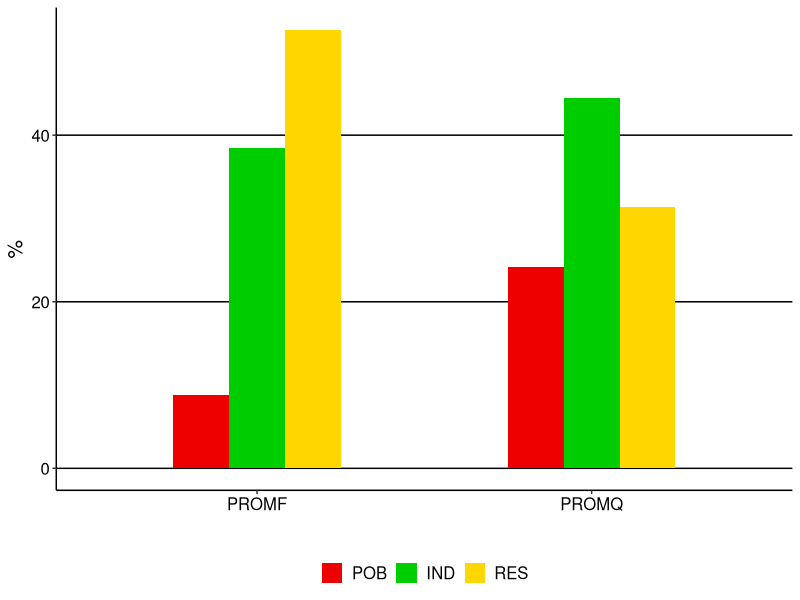

This chart was generated by the following R code:
## ---- chunk 1
knitr::opts_chunk$set(warning = FALSE, message = FALSE, echo = FALSE)



## ---- chunk 2
knitr::opts_chunk$set(warning = FALSE, message = FALSE, echo = FALSE)

library(readxl)
varia<- read_excel("database.xlsx", sheet="V ICC")
library(dplyr)
varia<-arrange(varia, ID)
varia$TYPE<-as.factor(varia$TYPE)
varia$VR<-as.factor(varia$VR)
varia$LEVEL<-factor(varia$LEVEL,levels=c("POB", "IND","RES"))
# varia$VR<-factor(varia$VR,levels=c("AAO", "PHE","CLO B","CAR", "CLO A","PROMQ","TTA", "TSS","TTA/ TSS","PFD", "FFW","DFW","EFD", "PROMF","DSW","SN"))

# library(Rmisc)
# resvaria <- summarySE(varia, measurevar="PORC", groupvars=c("REG","ACC"))
# resvaria

library(ggplot2)
vargg1<-ggplot(varia, aes(x=VR,y=PORC,fill=LEVEL))+
  stat_summary(fun = "mean", size = 1, geom = "bar",position="dodge", width=0.5) +
  labs(x="", y="%")+
  # facet_grid(TYPE~.)+
  theme_classic()+
  theme(plot.title = element_text(hjust = 0.5, size = rel(1.5))) +
  scale_fill_manual(values = c("red2","green3","gold")) +
  theme(legend.title=element_blank())+
  theme(legend.position='bottom')+
  theme(panel.grid.major.y = element_line(color='black'))+
  theme(panel.grid.major.x = element_blank())+
  theme(text = element_text(size=15, color='black'))+
  theme(axis.text = element_text(color='black'))
vargg1

